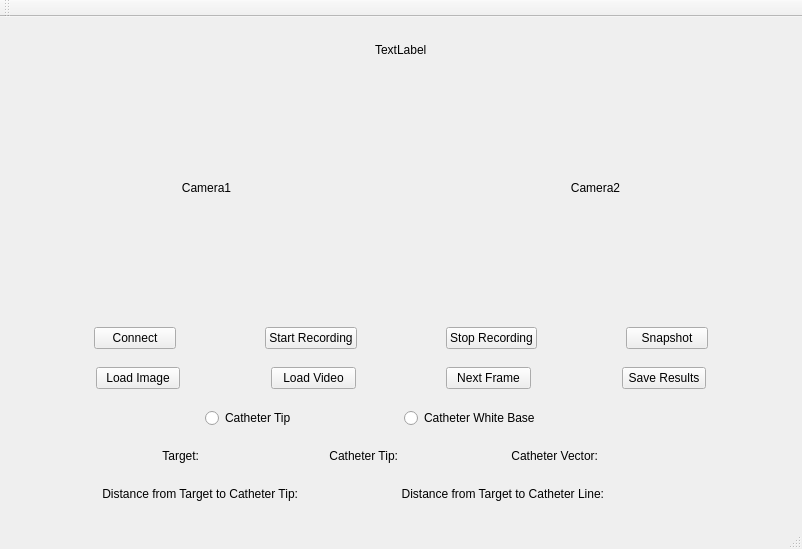
<?xml version="1.0" encoding="UTF-8"?>
<ui version="4.0">
 <class>RecordVideoClass</class>
 <widget class="QMainWindow" name="RecordVideoClass">
  <property name="geometry">
   <rect>
    <x>0</x>
    <y>0</y>
    <width>802</width>
    <height>549</height>
   </rect>
  </property>
  <property name="sizePolicy">
   <sizepolicy hsizetype="Expanding" vsizetype="Expanding">
    <horstretch>0</horstretch>
    <verstretch>0</verstretch>
   </sizepolicy>
  </property>
  <property name="windowTitle">
   <string>RecordVideo</string>
  </property>
  <widget class="QWidget" name="centralWidget">
   <property name="sizePolicy">
    <sizepolicy hsizetype="Expanding" vsizetype="Expanding">
     <horstretch>0</horstretch>
     <verstretch>0</verstretch>
    </sizepolicy>
   </property>
   <layout class="QGridLayout" name="gridLayout">
    <item row="0" column="0">
     <layout class="QVBoxLayout" name="verticalLayout" stretch="1,1,20,1,1,1,1,1,1,1,1,1,1,1">
      <property name="sizeConstraint">
       <enum>QLayout::SetDefaultConstraint</enum>
      </property>
      <item>
       <spacer name="verticalSpacer">
        <property name="orientation">
         <enum>Qt::Vertical</enum>
        </property>
        <property name="sizeHint" stdset="0">
         <size>
          <width>20</width>
          <height>40</height>
         </size>
        </property>
       </spacer>
      </item>
      <item>
       <layout class="QHBoxLayout" name="horizontalLayout_3" stretch="20,1,1,1,20">
        <item>
         <spacer name="horizontalSpacer_13">
          <property name="orientation">
           <enum>Qt::Horizontal</enum>
          </property>
          <property name="sizeHint" stdset="0">
           <size>
            <width>40</width>
            <height>20</height>
           </size>
          </property>
         </spacer>
        </item>
        <item>
         <widget class="QLabel" name="emptyLabel">
          <property name="text">
           <string/>
          </property>
         </widget>
        </item>
        <item>
         <widget class="QLabel" name="recordIconLabel">
          <property name="text">
           <string>TextLabel</string>
          </property>
         </widget>
        </item>
        <item>
         <widget class="QLabel" name="recordTimeLabel">
          <property name="text">
           <string/>
          </property>
         </widget>
        </item>
        <item>
         <spacer name="horizontalSpacer_5">
          <property name="orientation">
           <enum>Qt::Horizontal</enum>
          </property>
          <property name="sizeHint" stdset="0">
           <size>
            <width>40</width>
            <height>20</height>
           </size>
          </property>
         </spacer>
        </item>
       </layout>
      </item>
      <item>
       <layout class="QHBoxLayout" name="horizontalLayout" stretch="1,50,1,50,1">
        <property name="sizeConstraint">
         <enum>QLayout::SetDefaultConstraint</enum>
        </property>
        <item>
         <spacer name="horizontalSpacer">
          <property name="orientation">
           <enum>Qt::Horizontal</enum>
          </property>
          <property name="sizeHint" stdset="0">
           <size>
            <width>40</width>
            <height>20</height>
           </size>
          </property>
         </spacer>
        </item>
        <item>
         <widget class="QLabel" name="camera1Label">
          <property name="sizePolicy">
           <sizepolicy hsizetype="Expanding" vsizetype="Expanding">
            <horstretch>0</horstretch>
            <verstretch>0</verstretch>
           </sizepolicy>
          </property>
          <property name="text">
           <string>Camera1</string>
          </property>
          <property name="alignment">
           <set>Qt::AlignCenter</set>
          </property>
         </widget>
        </item>
        <item>
         <spacer name="horizontalSpacer_2">
          <property name="orientation">
           <enum>Qt::Horizontal</enum>
          </property>
          <property name="sizeHint" stdset="0">
           <size>
            <width>40</width>
            <height>20</height>
           </size>
          </property>
         </spacer>
        </item>
        <item>
         <widget class="QLabel" name="camera2Label">
          <property name="sizePolicy">
           <sizepolicy hsizetype="Expanding" vsizetype="Expanding">
            <horstretch>0</horstretch>
            <verstretch>0</verstretch>
           </sizepolicy>
          </property>
          <property name="text">
           <string>Camera2</string>
          </property>
          <property name="alignment">
           <set>Qt::AlignCenter</set>
          </property>
         </widget>
        </item>
        <item>
         <spacer name="horizontalSpacer_3">
          <property name="orientation">
           <enum>Qt::Horizontal</enum>
          </property>
          <property name="sizeHint" stdset="0">
           <size>
            <width>40</width>
            <height>20</height>
           </size>
          </property>
         </spacer>
        </item>
       </layout>
      </item>
      <item>
       <spacer name="verticalSpacer_2">
        <property name="orientation">
         <enum>Qt::Vertical</enum>
        </property>
        <property name="sizeHint" stdset="0">
         <size>
          <width>20</width>
          <height>40</height>
         </size>
        </property>
       </spacer>
      </item>
      <item>
       <layout class="QHBoxLayout" name="horizontalLayout_2" stretch="1,1,1,1,1,1,1,1,1">
        <property name="sizeConstraint">
         <enum>QLayout::SetDefaultConstraint</enum>
        </property>
        <item>
         <spacer name="horizontalSpacer_4">
          <property name="orientation">
           <enum>Qt::Horizontal</enum>
          </property>
          <property name="sizeHint" stdset="0">
           <size>
            <width>40</width>
            <height>20</height>
           </size>
          </property>
         </spacer>
        </item>
        <item>
         <widget class="QPushButton" name="connectButton">
          <property name="text">
           <string>Connect</string>
          </property>
         </widget>
        </item>
        <item>
         <spacer name="horizontalSpacer_10">
          <property name="orientation">
           <enum>Qt::Horizontal</enum>
          </property>
          <property name="sizeHint" stdset="0">
           <size>
            <width>40</width>
            <height>20</height>
           </size>
          </property>
         </spacer>
        </item>
        <item>
         <widget class="QPushButton" name="startButton">
          <property name="sizePolicy">
           <sizepolicy hsizetype="Expanding" vsizetype="Expanding">
            <horstretch>0</horstretch>
            <verstretch>0</verstretch>
           </sizepolicy>
          </property>
          <property name="text">
           <string>Start Recording</string>
          </property>
         </widget>
        </item>
        <item>
         <spacer name="horizontalSpacer_6">
          <property name="orientation">
           <enum>Qt::Horizontal</enum>
          </property>
          <property name="sizeHint" stdset="0">
           <size>
            <width>40</width>
            <height>20</height>
           </size>
          </property>
         </spacer>
        </item>
        <item>
         <widget class="QPushButton" name="stopButton">
          <property name="sizePolicy">
           <sizepolicy hsizetype="Expanding" vsizetype="Expanding">
            <horstretch>0</horstretch>
            <verstretch>0</verstretch>
           </sizepolicy>
          </property>
          <property name="text">
           <string>Stop Recording</string>
          </property>
         </widget>
        </item>
        <item>
         <spacer name="horizontalSpacer_8">
          <property name="orientation">
           <enum>Qt::Horizontal</enum>
          </property>
          <property name="sizeHint" stdset="0">
           <size>
            <width>40</width>
            <height>20</height>
           </size>
          </property>
         </spacer>
        </item>
        <item>
         <widget class="QPushButton" name="measureButton">
          <property name="text">
           <string>Snapshot</string>
          </property>
         </widget>
        </item>
        <item>
         <spacer name="horizontalSpacer_14">
          <property name="orientation">
           <enum>Qt::Horizontal</enum>
          </property>
          <property name="sizeHint" stdset="0">
           <size>
            <width>40</width>
            <height>20</height>
           </size>
          </property>
         </spacer>
        </item>
       </layout>
      </item>
      <item>
       <spacer name="verticalSpacer_4">
        <property name="orientation">
         <enum>Qt::Vertical</enum>
        </property>
        <property name="sizeHint" stdset="0">
         <size>
          <width>20</width>
          <height>40</height>
         </size>
        </property>
       </spacer>
      </item>
      <item>
       <layout class="QHBoxLayout" name="horizontalLayout_7" stretch="1,1,1,1,1,1,1,1,1">
        <item>
         <spacer name="horizontalSpacer_7">
          <property name="orientation">
           <enum>Qt::Horizontal</enum>
          </property>
          <property name="sizeHint" stdset="0">
           <size>
            <width>40</width>
            <height>20</height>
           </size>
          </property>
         </spacer>
        </item>
        <item>
         <widget class="QPushButton" name="loadImageButton">
          <property name="text">
           <string>Load Image</string>
          </property>
         </widget>
        </item>
        <item>
         <spacer name="horizontalSpacer_15">
          <property name="orientation">
           <enum>Qt::Horizontal</enum>
          </property>
          <property name="sizeHint" stdset="0">
           <size>
            <width>40</width>
            <height>20</height>
           </size>
          </property>
         </spacer>
        </item>
        <item>
         <widget class="QPushButton" name="loadVideoButton">
          <property name="text">
           <string>Load Video</string>
          </property>
         </widget>
        </item>
        <item>
         <spacer name="horizontalSpacer_19">
          <property name="orientation">
           <enum>Qt::Horizontal</enum>
          </property>
          <property name="sizeHint" stdset="0">
           <size>
            <width>40</width>
            <height>20</height>
           </size>
          </property>
         </spacer>
        </item>
        <item>
         <widget class="QPushButton" name="nextFrameButton">
          <property name="text">
           <string>Next Frame</string>
          </property>
         </widget>
        </item>
        <item>
         <spacer name="horizontalSpacer_21">
          <property name="orientation">
           <enum>Qt::Horizontal</enum>
          </property>
          <property name="sizeHint" stdset="0">
           <size>
            <width>40</width>
            <height>20</height>
           </size>
          </property>
         </spacer>
        </item>
        <item>
         <widget class="QPushButton" name="saveButton">
          <property name="text">
           <string>Save Results</string>
          </property>
         </widget>
        </item>
        <item>
         <spacer name="horizontalSpacer_20">
          <property name="orientation">
           <enum>Qt::Horizontal</enum>
          </property>
          <property name="sizeHint" stdset="0">
           <size>
            <width>40</width>
            <height>20</height>
           </size>
          </property>
         </spacer>
        </item>
       </layout>
      </item>
      <item>
       <spacer name="verticalSpacer_7">
        <property name="orientation">
         <enum>Qt::Vertical</enum>
        </property>
        <property name="sizeHint" stdset="0">
         <size>
          <width>20</width>
          <height>40</height>
         </size>
        </property>
       </spacer>
      </item>
      <item>
       <layout class="QHBoxLayout" name="horizontalLayout_5" stretch="1,1,1,1">
        <item>
         <spacer name="horizontalSpacer_16">
          <property name="orientation">
           <enum>Qt::Horizontal</enum>
          </property>
          <property name="sizeHint" stdset="0">
           <size>
            <width>40</width>
            <height>20</height>
           </size>
          </property>
         </spacer>
        </item>
        <item>
         <widget class="QRadioButton" name="tipButton">
          <property name="sizePolicy">
           <sizepolicy hsizetype="Expanding" vsizetype="Expanding">
            <horstretch>0</horstretch>
            <verstretch>0</verstretch>
           </sizepolicy>
          </property>
          <property name="text">
           <string>Catheter Tip</string>
          </property>
         </widget>
        </item>
        <item>
         <widget class="QRadioButton" name="baseButton">
          <property name="sizePolicy">
           <sizepolicy hsizetype="Expanding" vsizetype="Expanding">
            <horstretch>0</horstretch>
            <verstretch>0</verstretch>
           </sizepolicy>
          </property>
          <property name="text">
           <string>Catheter White Base</string>
          </property>
         </widget>
        </item>
        <item>
         <spacer name="horizontalSpacer_17">
          <property name="orientation">
           <enum>Qt::Horizontal</enum>
          </property>
          <property name="sizeHint" stdset="0">
           <size>
            <width>40</width>
            <height>20</height>
           </size>
          </property>
         </spacer>
        </item>
       </layout>
      </item>
      <item>
       <spacer name="verticalSpacer_6">
        <property name="orientation">
         <enum>Qt::Vertical</enum>
        </property>
        <property name="sizeHint" stdset="0">
         <size>
          <width>20</width>
          <height>40</height>
         </size>
        </property>
       </spacer>
      </item>
      <item>
       <layout class="QHBoxLayout" name="horizontalLayout_6" stretch="1,1,1,1,1,1,1,1">
        <item>
         <spacer name="horizontalSpacer_11">
          <property name="orientation">
           <enum>Qt::Horizontal</enum>
          </property>
          <property name="sizeHint" stdset="0">
           <size>
            <width>40</width>
            <height>20</height>
           </size>
          </property>
         </spacer>
        </item>
        <item>
         <widget class="QLabel" name="targetLabel">
          <property name="text">
           <string>Target:</string>
          </property>
          <property name="alignment">
           <set>Qt::AlignRight|Qt::AlignTrailing|Qt::AlignVCenter</set>
          </property>
         </widget>
        </item>
        <item>
         <widget class="QLabel" name="targetResultLabel">
          <property name="text">
           <string/>
          </property>
         </widget>
        </item>
        <item>
         <widget class="QLabel" name="tipLabel">
          <property name="text">
           <string>Catheter Tip:</string>
          </property>
          <property name="alignment">
           <set>Qt::AlignRight|Qt::AlignTrailing|Qt::AlignVCenter</set>
          </property>
         </widget>
        </item>
        <item>
         <widget class="QLabel" name="tipResultLabel">
          <property name="text">
           <string/>
          </property>
         </widget>
        </item>
        <item>
         <widget class="QLabel" name="vectorLabel">
          <property name="text">
           <string>Catheter Vector:</string>
          </property>
          <property name="alignment">
           <set>Qt::AlignRight|Qt::AlignTrailing|Qt::AlignVCenter</set>
          </property>
         </widget>
        </item>
        <item>
         <widget class="QLabel" name="vectorResultLabel">
          <property name="text">
           <string/>
          </property>
         </widget>
        </item>
        <item>
         <spacer name="horizontalSpacer_18">
          <property name="orientation">
           <enum>Qt::Horizontal</enum>
          </property>
          <property name="sizeHint" stdset="0">
           <size>
            <width>40</width>
            <height>20</height>
           </size>
          </property>
         </spacer>
        </item>
       </layout>
      </item>
      <item>
       <spacer name="verticalSpacer_5">
        <property name="orientation">
         <enum>Qt::Vertical</enum>
        </property>
        <property name="sizeHint" stdset="0">
         <size>
          <width>20</width>
          <height>40</height>
         </size>
        </property>
       </spacer>
      </item>
      <item>
       <layout class="QHBoxLayout" name="horizontalLayout_4" stretch="1,1,1,1,1,1">
        <item>
         <spacer name="horizontalSpacer_9">
          <property name="orientation">
           <enum>Qt::Horizontal</enum>
          </property>
          <property name="sizeHint" stdset="0">
           <size>
            <width>40</width>
            <height>20</height>
           </size>
          </property>
         </spacer>
        </item>
        <item>
         <widget class="QLabel" name="distance1Label">
          <property name="sizePolicy">
           <sizepolicy hsizetype="Expanding" vsizetype="Expanding">
            <horstretch>0</horstretch>
            <verstretch>0</verstretch>
           </sizepolicy>
          </property>
          <property name="text">
           <string>Distance from Target to Catheter Tip:</string>
          </property>
          <property name="textFormat">
           <enum>Qt::PlainText</enum>
          </property>
          <property name="alignment">
           <set>Qt::AlignRight|Qt::AlignTrailing|Qt::AlignVCenter</set>
          </property>
         </widget>
        </item>
        <item>
         <widget class="QLabel" name="result1Label">
          <property name="text">
           <string/>
          </property>
         </widget>
        </item>
        <item>
         <widget class="QLabel" name="distance2Label">
          <property name="sizePolicy">
           <sizepolicy hsizetype="Expanding" vsizetype="Expanding">
            <horstretch>0</horstretch>
            <verstretch>0</verstretch>
           </sizepolicy>
          </property>
          <property name="text">
           <string>Distance from Target to Catheter Line:</string>
          </property>
          <property name="alignment">
           <set>Qt::AlignRight|Qt::AlignTrailing|Qt::AlignVCenter</set>
          </property>
         </widget>
        </item>
        <item>
         <widget class="QLabel" name="result2Label">
          <property name="text">
           <string/>
          </property>
         </widget>
        </item>
        <item>
         <spacer name="horizontalSpacer_12">
          <property name="orientation">
           <enum>Qt::Horizontal</enum>
          </property>
          <property name="sizeHint" stdset="0">
           <size>
            <width>40</width>
            <height>20</height>
           </size>
          </property>
         </spacer>
        </item>
       </layout>
      </item>
      <item>
       <spacer name="verticalSpacer_3">
        <property name="orientation">
         <enum>Qt::Vertical</enum>
        </property>
        <property name="sizeHint" stdset="0">
         <size>
          <width>20</width>
          <height>40</height>
         </size>
        </property>
       </spacer>
      </item>
     </layout>
    </item>
   </layout>
  </widget>
  <widget class="QMenuBar" name="menuBar">
   <property name="geometry">
    <rect>
     <x>0</x>
     <y>0</y>
     <width>802</width>
     <height>26</height>
    </rect>
   </property>
  </widget>
  <widget class="QToolBar" name="mainToolBar">
   <attribute name="toolBarArea">
    <enum>TopToolBarArea</enum>
   </attribute>
   <attribute name="toolBarBreak">
    <bool>false</bool>
   </attribute>
  </widget>
  <widget class="QStatusBar" name="statusBar"/>
 </widget>
 <layoutdefault spacing="6" margin="11"/>
 <resources>
  <include location="RecordVideo.qrc"/>
 </resources>
 <connections>
  <connection>
   <sender>startButton</sender>
   <signal>clicked()</signal>
   <receiver>RecordVideoClass</receiver>
   <slot>startRecord()</slot>
   <hints>
    <hint type="sourcelabel">
     <x>360</x>
     <y>318</y>
    </hint>
    <hint type="destinationlabel">
     <x>181</x>
     <y>497</y>
    </hint>
   </hints>
  </connection>
  <connection>
   <sender>stopButton</sender>
   <signal>clicked()</signal>
   <receiver>RecordVideoClass</receiver>
   <slot>stopRecord()</slot>
   <hints>
    <hint type="sourcelabel">
     <x>538</x>
     <y>318</y>
    </hint>
    <hint type="destinationlabel">
     <x>636</x>
     <y>494</y>
    </hint>
   </hints>
  </connection>
  <connection>
   <sender>measureButton</sender>
   <signal>clicked()</signal>
   <receiver>RecordVideoClass</receiver>
   <slot>measure()</slot>
   <hints>
    <hint type="sourcelabel">
     <x>714</x>
     <y>318</y>
    </hint>
    <hint type="destinationlabel">
     <x>772</x>
     <y>484</y>
    </hint>
   </hints>
  </connection>
  <connection>
   <sender>connectButton</sender>
   <signal>clicked()</signal>
   <receiver>RecordVideoClass</receiver>
   <slot>initialize()</slot>
   <hints>
    <hint type="sourcelabel">
     <x>179</x>
     <y>318</y>
    </hint>
    <hint type="destinationlabel">
     <x>44</x>
     <y>471</y>
    </hint>
   </hints>
  </connection>
  <connection>
   <sender>loadImageButton</sender>
   <signal>clicked()</signal>
   <receiver>RecordVideoClass</receiver>
   <slot>loadImage()</slot>
   <hints>
    <hint type="sourcelabel">
     <x>181</x>
     <y>369</y>
    </hint>
    <hint type="destinationlabel">
     <x>782</x>
     <y>429</y>
    </hint>
   </hints>
  </connection>
  <connection>
   <sender>saveButton</sender>
   <signal>clicked()</signal>
   <receiver>RecordVideoClass</receiver>
   <slot>saveResults()</slot>
   <hints>
    <hint type="sourcelabel">
     <x>712</x>
     <y>369</y>
    </hint>
    <hint type="destinationlabel">
     <x>786</x>
     <y>385</y>
    </hint>
   </hints>
  </connection>
  <connection>
   <sender>tipButton</sender>
   <signal>clicked()</signal>
   <receiver>RecordVideoClass</receiver>
   <slot>tipIsSelected()</slot>
   <hints>
    <hint type="sourcelabel">
     <x>397</x>
     <y>406</y>
    </hint>
    <hint type="destinationlabel">
     <x>352</x>
     <y>440</y>
    </hint>
   </hints>
  </connection>
  <connection>
   <sender>baseButton</sender>
   <signal>clicked()</signal>
   <receiver>RecordVideoClass</receiver>
   <slot>baseIsSelected()</slot>
   <hints>
    <hint type="sourcelabel">
     <x>594</x>
     <y>406</y>
    </hint>
    <hint type="destinationlabel">
     <x>662</x>
     <y>439</y>
    </hint>
   </hints>
  </connection>
  <connection>
   <sender>loadVideoButton</sender>
   <signal>clicked()</signal>
   <receiver>RecordVideoClass</receiver>
   <slot>loadVideo()</slot>
   <hints>
    <hint type="sourcelabel">
     <x>358</x>
     <y>369</y>
    </hint>
    <hint type="destinationlabel">
     <x>675</x>
     <y>393</y>
    </hint>
   </hints>
  </connection>
  <connection>
   <sender>nextFrameButton</sender>
   <signal>clicked()</signal>
   <receiver>RecordVideoClass</receiver>
   <slot>loadNextFrame()</slot>
   <hints>
    <hint type="sourcelabel">
     <x>491</x>
     <y>355</y>
    </hint>
    <hint type="destinationlabel">
     <x>565</x>
     <y>353</y>
    </hint>
   </hints>
  </connection>
 </connections>
 <slots>
  <slot>startRecord()</slot>
  <slot>stopRecord()</slot>
  <slot>measure()</slot>
  <slot>initialize()</slot>
  <slot>loadImage()</slot>
  <slot>saveResults()</slot>
  <slot>tipIsSelected()</slot>
  <slot>baseIsSelected()</slot>
  <slot>loadVideo()</slot>
  <slot>loadNextFrame()</slot>
 </slots>
</ui>
